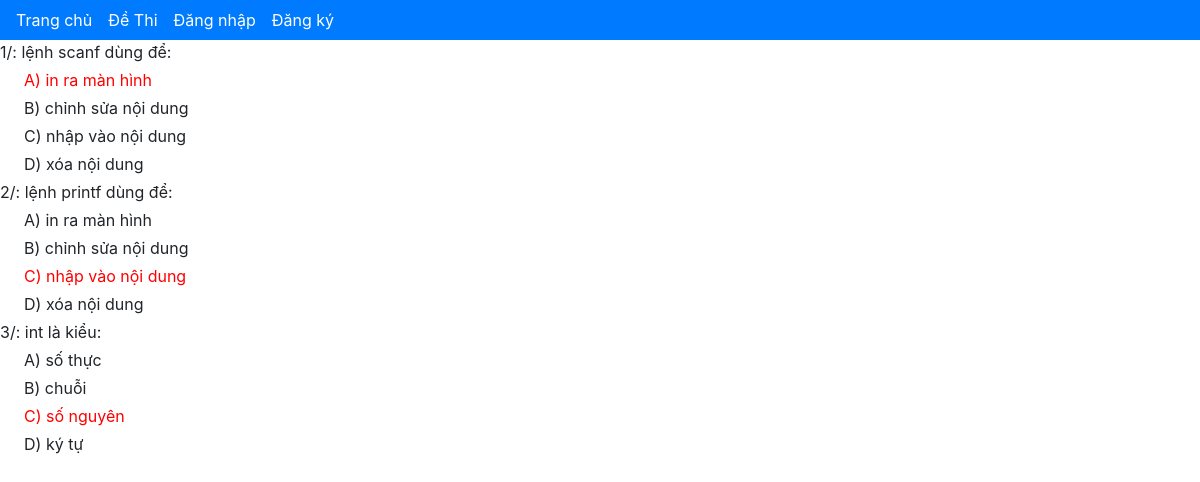
/Test.php?maDT=1&tenDT=Thi giữa kỳ lập trình căn bản, run on the app's committed database.
### tables this page shows
create table CAUHOI (
maCH int(8) primary key NOT NULL auto_increment,
maDT int(8),
ndCauHoi varchar(255),
foreign key (maDT) references DETHI(maDT)
);

create table TRALOI(
maTL int(8) primary key NOT NULL auto_increment,
maCH int(8) NOT NULL,
dapan int(1) NOT NULL,
ndTraLoi varchar(255) NOT NULL,
vitri char(1) Not null,
foreign key (maCH) references CAUHOI(maCH)
);

### lib/Psr4AutoloaderClass.php (called while the page is built, shortened)
<?php
class Psr4AutoloaderClass
{
	protected $prefixes = array();
	public function addNamespace($prefix, $base_dir, $prepend = false)
	{
		$prefix = trim($prefix, '\\') . '\\';
		$base_dir = rtrim($base_dir, DIRECTORY_SEPARATOR) . '/';
		if (isset($this->prefixes[$prefix]) === false) {
			$this->prefixes[$prefix] = array();
		}
		if ($prepend) {
			array_unshift($this->prefixes[$prefix], $base_dir);
		} else {
			array_push($this->prefixes[$prefix], $base_dir);
		}
	}
	public function loadClass($class)
	{
		$prefix = $class;
		while (false !== $pos = strrpos($prefix, '\\')) {
			$prefix = substr($class, 0, $pos + 1);
			$relative_class = substr($class, $pos + 1);
			$mapped_file = $this->loadMappedFile($prefix, $relative_class);
			if ($mapped_file) {
				return $mapped_file;
			}
			$prefix = rtrim($prefix, '\\');
		}
		return false;
	}
	protected function loadMappedFile($prefix, $relative_class)
	{
		foreach ($this->prefixes[$prefix] as $base_dir) {
			$file = $base_dir
				. str_replace('\\', '/', $relative_class)
				. '.php';
			if ($this->requireFile($file)) {
				return $file;
			}
		}
		return false;
	}
	protected function requireFile($file)
	{
		if (file_exists($file)) {
			return true;
		}
		return false;
	}
}

### src/controlCauHoi.php (called while the page is built, shortened)
<?php
class controlCauHoi{
    private $db;
    public function __construct($pdo)
    {
        $this->db = $pdo;
    }
public function getCauHoiTheoDeThi($maDT){
    $allCauHoi = [];
    $statement = $this->db->prepare('select * from cauhoi where maDT like :maDT');
    $statement->execute(array('maDT'=>$maDT));
    while($row = $statement->fetch()){
        $CauHoi = new controlCauHoi($this->db);
        $CauHoi->fillFromCH($row);
        $allCauHoi[] =$CauHoi;
    }
    return $allCauHoi;
}
protected function fillFromCH(array $row)
{
    return $this;
}
}

### src/controlTraLoi.php (called while the page is built, shortened)
<?php
class controlTraLoi{
private $db;
public function __construct($pdo)
{
    $this->db = $pdo;
}
public function getTraLoiTheoCauHoi($maCH){
    $allTraLoi = [];
    $statement = $this->db->prepare('select * from traloi where maCH like :maCH');
    $statement->execute(array('maCH'=>$maCH));
    while($row = $statement->fetch()){
        $TraLoi = new controlTraLoi($this->db);
        $TraLoi->fillFromDT($row);
        $allTraLoi[] =$TraLoi;
    }
    return $allTraLoi;
}
protected function fillFromDT(array $row)
{
    return $this;
}
}

### Public/Test.php (the view, shortened to what this page needs)
<?php
require_once '../connectData.php';
?>
<!DOCTYPE html>
<html lang="en">
<head>
    <link rel="stylesheet" href="https://cdn.jsdelivr.net/npm/bootstrap@4.6.0/dist/css/bootstrap.min.css"
>
</head>
<body>
<?php require_once '../Compoinent/header.php' ?>
<?php
    $maDT = isset($_REQUEST['maDT']) ?
    filter_var($_REQUEST['maDT']) : -1;
    $controlCauHoi = new controlCauHoi($PDO);
    $allCauHoi = $controlCauHoi->getCauHoiTheoDeThi($maDT);
    if(!empty($allCauHoi)):
?>
    <?php
    $demCauHoi = 1;
    foreach ($allCauHoi as $cauhoi):?>
        <div><?=htmlspecialchars($demCauHoi)?>/: <?=htmlspecialchars($cauhoi->ndCauHoi)?>:</div>
        <?php
            $controlTraLoi = new controlTraLoi($PDO);
            $allTraLoi = $controlTraLoi->getTraLoiTheoCauHoi($cauhoi->maCH);
            foreach ($allTraLoi as $TraLoi):?>
            <?php $TraLoi->dapan==1 ? $colorDapAn = 'red' : $colorDapAn = '' ?>
            <div class="ml-4 m-1" style='color:  <?=$colorDapAn?>;'><?=htmlspecialchars($TraLoi->vitri)?>) <?=htmlspecialchars($TraLoi->ndTraLoi)?></div>
            <?php endforeach?>
            <?php $demCauHoi++?>
        <?php endforeach?>
    <?php endif?>
</body>
</html>

### data on the page
cauhoi: ndCauHoi "lệnh scanf dùng để"
traloi: vitri "A", ndTraLoi "in ra màn hình"
traloi: vitri "B", ndTraLoi "chỉnh sửa nội dung"
traloi: vitri "C", ndTraLoi "nhập vào nội dung"
traloi: vitri "D", ndTraLoi "xóa nội dung"
cauhoi: ndCauHoi "lệnh printf dùng để"
traloi: vitri "A", ndTraLoi "in ra màn hình"
traloi: vitri "B", ndTraLoi "chỉnh sửa nội dung"
traloi: vitri "C", ndTraLoi "nhập vào nội dung"
traloi: vitri "D", ndTraLoi "xóa nội dung"
cauhoi: ndCauHoi "int là kiểu"
traloi: vitri "A", ndTraLoi "số thực"
traloi: vitri "B", ndTraLoi "chuỗi"
traloi: vitri "C", ndTraLoi "số nguyên"
traloi: vitri "D", ndTraLoi "ký tự"
